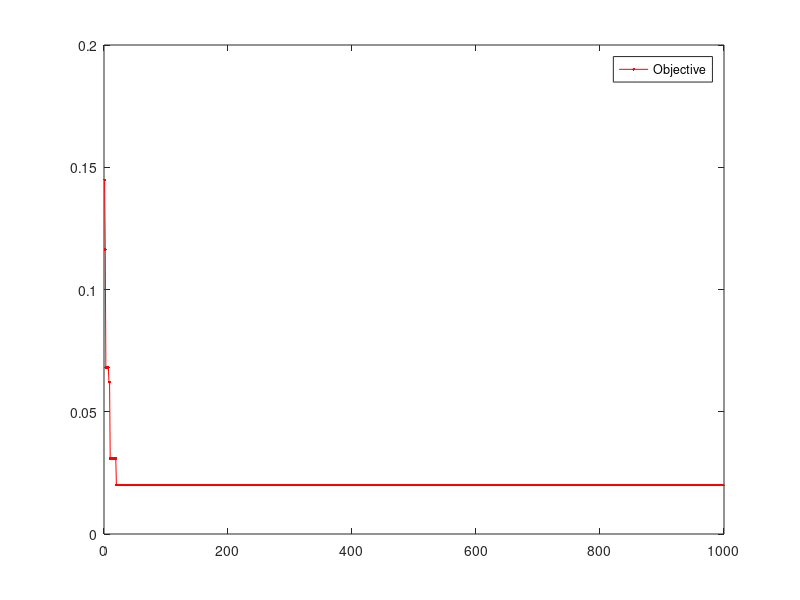

The MATLAB source for this figure:
c1=2;                                                %Öğrenme faktörleri
c2=c1;                                                 %Öğrenme faktörleri
w=1;
k=1;
z=1;                                                   %iterasyon başlangıç sayısı
 
for i=1:20
 
x1=rand()*randi([-3 3],1);                                          %x değişkeni +3~-3
x2=rand()*randi([-2 2],1);                                     %y değişkeni -2~+2
 
fitness=(abs(x1)+abs(x2))*exp(-1*(sin((x1)^2)+sin((x2)^2)));    %fitness fonksiyon hesabı
 
prt(i,1)=x1;                                                              %i. x değeri
prt(i,2)=x1;                                                               %current x
prt(i,3)=x2;                                                               %i. y değeri
prt(i,4)=x2;                                                               %current y
prt(i,5)=fitness;                                                   %i. fitness değeri
Vx(i)=0;                                               %x vektörünün başlangıç hızları
Vy(i)=0;                                                %y vektörünün başlangıç hızları
 
end 
 
 gfitness=min(prt(:,5));                                   %en iyi fitness değeri
 
 while z<1000                                                %iterasyon başlangıcı
    
     fF(z,1)=gfitness;                                %global fitness değerleri
     
    for i=1:20
        if gfitness == prt(i,5) 
        cX=prt(i,2);                                 %en iyi fitness değerine sahip x
        cY=prt(i,4);                                  %en iyi fitness değerine sahip y
        end
    end
    
    for i=1:20
        Vx(i)= k*(w* Vx(i) +c1*rand()*(prt(i,1)-prt(i,2))+c2*rand()*(cX-prt(i,2)));% yeni lokasyon x yönü hızı
        Vy(i)= k*(w* Vy(i) +c1*rand()*(prt(i,3)-prt(i,4))+c2*rand()*(cY-prt(i,4)));% yeni lokasyon y yönü hızı
        prt(i,2)=prt(i,2)+Vx(i);                           %x'in yeni konumu
        prt(i,4)=prt(i,4)+Vy(i);                               %y'nin yeni konumu
        prt(i,5)=(abs(prt(i,2))+abs(prt(i,4)))*exp(-1*(sin(prt(i,2)^2)+sin(prt(i,4)^2)));%yeni lokasyon fitness fonksiyon hesabı
 
    
        nfitness=prt(i,5);                         %i. iterasyondaki yeni fitness değeri 
        
        if nfitness < gfitness              %fitness değerlerinin karşılaştırılması
                
            gfitness=nfitness;
                
                for i=1:20
                    if gfitness == prt(i,5) 
                        cX=prt(i,2);                 %en iyi fitness değerine sahip x
                        cY=prt(i,4);                   %en iyi fitness değerine sahip y
                    end
                end
        end
     end   
    z=z+1;                                                   %iterasyon sayısını arttır
 end                                                          %iterasyon bitişi
 
plot(fF,'r.-')                                                            %grafik çizdirme
legend('Objective')
 
cX                                                    %x değerinin ekranda görüntülenmesi
cY                                                  %y değerinin ekranda görüntülenmesi
gfitness                              %global fitnessdeğerinin ekranda görüntülenmesi



